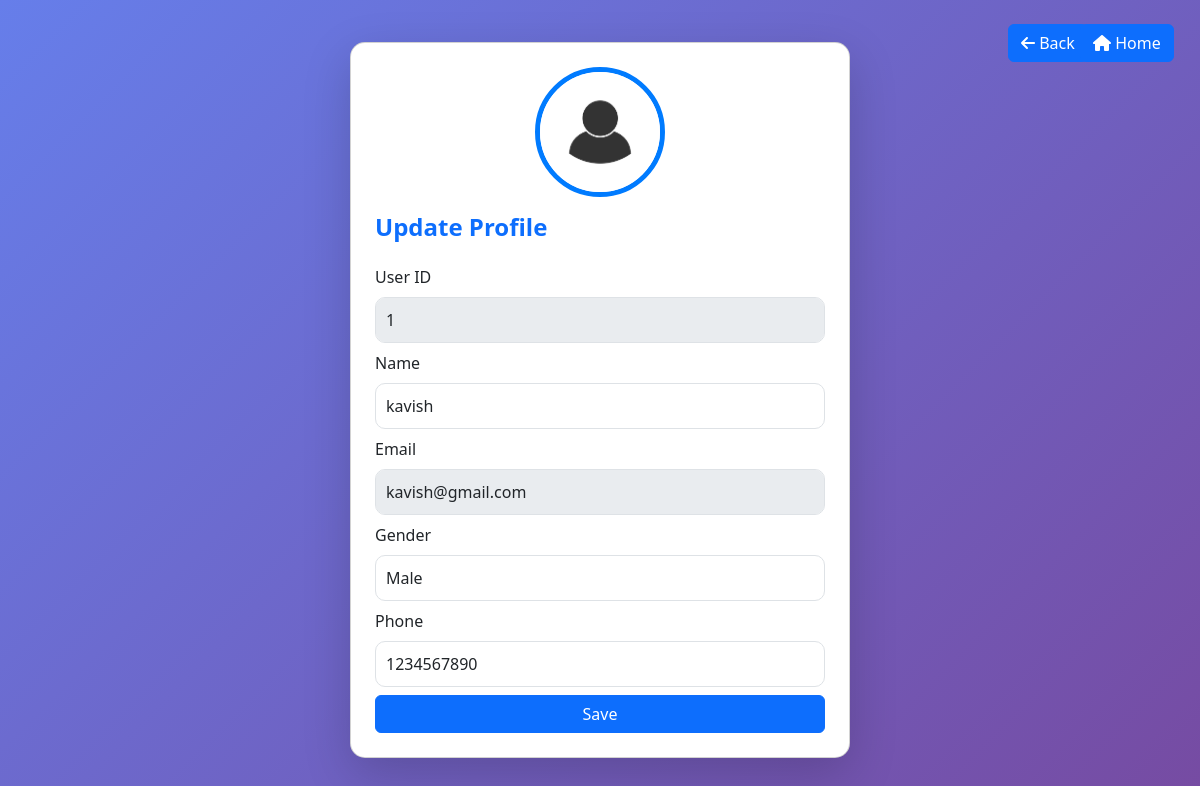
The app's page /updateuser/1/ (signed in) with its own data.
### AuthApp/models.py (models this page shows, shortened)
class AppUser(AbstractUser):
    GENDER_CHOICES = (
        ('Male', 'Male'),
        ('Female', 'Female'),
        ('Other', 'Other'),
    )
    email = models.EmailField(unique=True)
    name = models.CharField(max_length=100)
    phone = models.CharField(max_length=10,validators=[MinLengthValidator(10)])
    created_at = models.DateTimeField(auto_now_add=True , null=True)
    updated_at = models.DateTimeField(auto_now=True , null=True)
    gender = models.CharField(max_length=10, choices=GENDER_CHOICES)
    username= None
    objects = AppUserManager()
    USERNAME_FIELD = 'email'
    REQUIRED_FIELDS = ['name', 'phone', 'gender']

### AuthApp/views.py (the view, shortened to what this page needs)
# urls.py: path('updateuser/<int:user_id>/',views.update_user_view, name='update_user'),
@login_required
def update_user_view(request, user_id):
    user = AppUser.objects.get(id=user_id)
    return render(request, 'update_user.html', {'user': user})

### AuthApp/templates/update_user.html (shortened to what this page needs)
<!DOCTYPE html>
<html lang="en">
<head>
    <link href="https://cdn.jsdelivr.net/npm/bootstrap@5.3.0/dist/css/bootstrap.min.css" rel="stylesheet">
    <link rel="stylesheet" href="https://cdnjs.cloudflare.com/ajax/libs/font-awesome/6.4.2/css/all.min.css">
</head>
<body>
    <div class="profile-home" style="text-align: right; margin-left: 84vw; margin-top: 3vh; position: absolute;">
        <a href="{% url 'profile' %}" class="btn btn-primary" style="text-decoration: none;"><i class="fa-solid fa-arrow-left"></i> Back</a>
        </div>
    <div class="profile-home" style="text-align: right; margin-left: 90vw; margin-top: 3vh; position: absolute;">
        <a href="{% url 'home' %}" class="btn btn-primary" style="text-decoration: none; "><i class="fa fa-home"></i>  Home</a>
        </div>
    <div class="container d-flex justify-content-center align-items-center vh-100">
        <div class="card shadow-lg p-4" style="width: 500px;">
            <div class="text-center mb-3">
                <img src="../static/images/accout.jpg" class="rounded-circle profile-img" alt="Profile Image">
            </div>
            <div class="d-flex justify-content-between align-items-center mb-3">
                <h4 class="fw-bold text-primary">Update Profile</h4>
            </div>
            <form method="POST">
                <div class="mb-2">
                    <label class="form-label">User ID</label>
                    <input type="text" id="userid" class="form-control" value="{{user.id}}" disabled>
                </div>
                <div class="mb-2">
                    <label class="form-label">Name</label>
                    <input type="text" id="editName" class="form-control" value="{{user.name}}" name="name">
                </div>
                <div class="mb-2">
                    <label class="form-label">Email</label>
                    <input type="text" id="editName" class="form-control" value="{{user.email}}" name="email" disabled>
                </div>
                <div class="mb-2">
                    <label class="form-label">Gender</label>
                    <select id="editGender" class="form-control" name="gender" >
                        <option value="Male" {% if user.gender == "Male" %} selected {% endif %} >Male</option>
                    </select>
                </div>
                <div class="mb-2">
                    <label class="form-label">Phone</label>
                    <input type="tel" id="editPhone" class="form-control" value="{{user.phone}}" name="phone" maxlength="10"  pattern="\d{10}" >
                </div>
                <input type="submit" value="Save" class="btn btn-primary w-100" onclick="return confirm('Are you sure , to save the changes ?')" >
            </div>
        </div>
</body>
</html>

### AuthApp/templates/update_user.html (style rules this page uses)
body { background: linear-gradient(135deg, #667eea, #764ba2); }
.card { border-radius: 15px; background: #fff; padding: 30px; box-shadow: 0px 4px 10px rgba(0, 0, 0, 0.2); }
.profile-img { width: 130px; height: 130px; border: 5px solid #007bff; transition: transform 0.3s ease-in-out; }
.form-control { border-radius: 10px; padding: 10px; }

### records on screen
AppUser: id "1", name "kavish", email "kavish@gmail.com", gender "Male", phone "1234567890"
